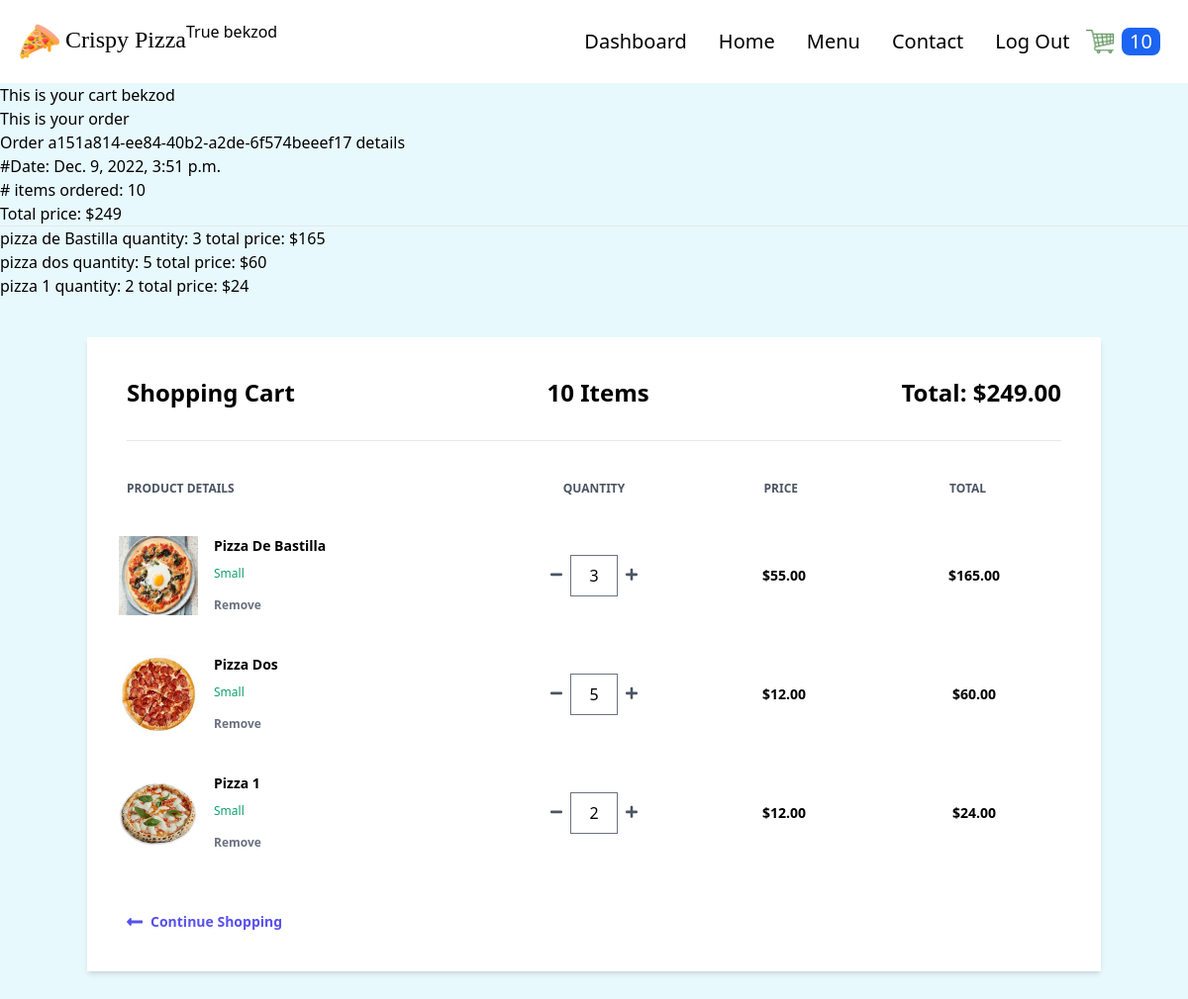
The app's page /cart/ (signed in) with its own data.
### order/models.py (models this page shows, shortened)
class Order(models.Model):
    customer = models.ForeignKey(
        User, on_delete=models.CASCADE)
    date_ordered = models.DateTimeField(auto_now_add=True)
    complete = models.BooleanField(default=False)
    transaction_id = models.UUIDField(
        primary_key=True, default=uuid.uuid4, editable=False)
    @property
    def get_cart_total(self):
        order_items = self.orderitem_set.all()
        total = sum([item.get_total for item in order_items])
        return total
    @property
    def get_cart_items(self):
        order_items = self.orderitem_set.all()
        total = sum([item.quantity for item in order_items])
        return total

class OrderItem(models.Model):
    product = models.ForeignKey(Product, on_delete=models.SET_NULL, null=True)
    order = models.ForeignKey(
        Order, on_delete=models.CASCADE, null=True, blank=True)
    quantity = models.IntegerField(default=0, null=True, blank=True)
    date_added = models.DateTimeField(auto_now_add=True)
    @property
    def get_total(self):
        total = self.product.price * self.quantity
        return total

### store/models.py (models this page shows, shortened)
class Product(models.Model):
    PRODUCT_TYPES = (
        ("Pizza", "pizza"),
        ("Nonpizza", "nonpizza")
    )
    id = models.UUIDField(primary_key=True, default=uuid.uuid4, editable=False)
    name = models.CharField(max_length=100)
    price = models.IntegerField()
    desc = models.TextField(max_length=500)
    image = models.ImageField(blank=True, upload_to='images')
    created_at = models.DateField(auto_now_add=True)
    updated_at = models.DateField(auto_now=True)
    product_type = models.CharField(max_length=10, choices=PRODUCT_TYPES)

### order/views.py (the view)
# urls.py: path('cart/', views.cart, name='cart'),
def cart(request):
    customer_order = Order.objects.filter(
        customer=request.user, complete=False)
    customer_items = OrderItem.objects.filter(
        order_id__in=customer_order)
    customer_order = customer_order[0]
    context = {"order": customer_order, "items": customer_items}
    return render(request, 'order/cart.html', context)

### store/context_processors.py (called while the page is built)
def get_cart_quantity(request):
    try:
        customer_order = Order.objects.filter(
            customer=request.user, complete=False)[0]
        number_of_items = customer_order.get_cart_items
    except:
        number_of_items = 0
    finally:
        return {
            'cart_quantity': number_of_items
        }

### order/templates/order/cart.html (shortened to what this page needs)
{% extends 'store/base.html' %} {% block content %} {% if not items %}
<h2>Cart is empty</h2>
{% else %}
<h1>This is your cart {{request.user}}</h1>
<h2>This is your order</h2>
<div>
  <h3>Order {{order.transaction_id}} details</h3>
  <p>#Date: {{order.date_ordered}}</p>
  <p># items ordered: {{order.get_cart_items}}</p>
  <p>Total price: ${{order.get_cart_total}}</p>
</div>
<hr />
{% for item in items%}
<h2>
  {{item.product.name}} quantity: {{item.quantity}} total price:
  ${{item.get_total}}
</h2>
{% endfor %} {% endif %}
<div class="container mx-auto mt-10">
  <div class="flex shadow-md my-10">
    <div class="w-full bg-white px-10 py-10">
      <div class="flex justify-between border-b pb-8">
        <h1 class="font-semibold text-2xl">Shopping Cart</h1>
        <h2 class="font-semibold text-2xl">{{order.get_cart_items}} Items</h2>
        <h2 class="font-semibold text-2xl">
          Total: ${{order.get_cart_total|floatformat:2}}
        </h2>
      </div>
      <div class="flex mt-10 mb-5">
        <h3 class="font-semibold text-gray-600 text-xs uppercase w-2/5">
          Product Details
        </h3>
        <h3
          class="font-semibold text-center text-gray-600 text-xs uppercase w-1/5 text-center"
        >
          Quantity
        </h3>
        <h3
          class="font-semibold text-center text-gray-600 text-xs uppercase w-1/5 text-center"
        >
          Price
        </h3>
        <h3
          class="font-semibold text-center text-gray-600 text-xs uppercase w-1/5 text-center"
        >
          Total
        </h3>
      </div>
      {% for item in items %}
      <div class="flex items-center hover:bg-gray-100 -mx-8 px-6 py-5">
        <div class="flex w-2/5">
          <div class="w-20">
            <img class="h-20" src="{{item.product.image.url}}" alt="" />
          </div>
          <div class="flex flex-col justify-between ml-4 flex-grow">
            <span class="font-bold text-sm">{{ item.product.name|title }}</span>
            <span class="text-green-500 text-xs">Small</span>
            <form
              action="{% url 'order:remove-from-cart' item.product.id %}"
              method="post"
            >
              <button
                type="submit"
                class="font-semibold hover:text-red-500 text-gray-500 text-xs"
              >
                Remove
              </button>
            </form>
          </div>
        </div>
        <div
          class="flex justify-center items-center w-1/5 individual-container"
        >
          <form
            action="{% url 'order:reduce-product-quantity' item.product.pk %}"
            method="post"
          >
            <button type="submit">
              <svg class="fill-current text-gray-600 w-3" viewBox="0 0 448 512">
                <path
                  d="M416 208H32c-17.67 0-32 14.33-32 32v32c0 17.67 14.33 32 32 32h384c17.67 0 32-14.33 32-32v-32c0-17.67-14.33-32-32-32z"
                />
              </svg>
            </button>
          </form>
          <input
            class="mx-2 border text-center w-12"
            type="text"
            value="{{item.quantity}}"
          />
          <form
            action="{% url 'order:add_to_cart' item.product.pk %}"
            method="post"
          >
            <button type="submit">
            </button>
          </form>
        </div>
        <span class="text-center w-1/5 font-semibold text-sm"
          >${{item.product.price|floatformat:2}}</span
        >
        <span class="text-center w-1/5 font-semibold text-sm"
          >${{item.get_total|floatformat:2}}</span
        >
      </div>
      {% endfor %}
      <a
        href="{% url 'store:products' %}"
        class="flex font-semibold text-indigo-600 text-sm mt-10"
      >
        <svg
          class="fill-current mr-2 text-indigo-600 w-4"
          viewBox="0 0 448 512"
        >
          <path
            d="M134.059 296H436c6.627 0 12-5.373 12-12v-56c0-6.627-5.373-12-12-12H134.059v-46.059c0-21.382-25.851-32.09-40.971-16.971L7.029 239.029c-9.373 9.373-9.373 24.569 0 33.941l86.059 86.059c15.119 15.119 40.971 4.411 40.971-16.971V296z"
          />
        </svg>
        Continue Shopping
      </a>
    </div>
  </div>
</div>
{% endblock %}

### store/templates/store/base.html (shortened to what this page needs)
{% load static %}
<!DOCTYPE html>
<html lang="en">
  <head>
    <link rel="stylesheet" href="{% static 'store/src/styles.css' %}" />
  </head>
  <body class="m-0 p-0 bg-dimly-blue">
    <nav class="p-5 bg-white flex">
      <div class="flex justify-between items-center">
        <a href="{% url 'store:products' %}">
          <span class="text-2xl font-[Poppins] cursor-pointer">
            <img
              class="h-10 inline"
              src="{% static 'store/images/pizza.png' %}"
            />
            Crispy Pizza
          </span>
        </a>
      </div>
      <h2>{{user.is_superuser}} {{user.username}}</h2>
      <ul class="flex ml-auto items-center">
        {% if user.is_superuser %}
        <li class="text-xl mx-4 hover:text-cyan-500 duration-500">
          <a href="{% url 'store:dashboard' %}">Dashboard</a>
        </li>
        {% endif %}
        <li class="text-xl mx-4 hover:text-cyan-500 duration-500">
          <a href="{% url 'store:products' %}">Home</a>
        </li>
        <li class="text-xl mx-4 hover:text-cyan-500 duration-500">
          <a href="">Menu</a>
        </li>
        <li class="text-xl mx-4 hover:text-cyan-500 duration-500">
          <a href="">Contact</a>
        </li>
        {% if user.is_authenticated %}
        <li class="text-xl mx-4 hover:text-cyan-500 duration-500">
          <a href="{% url 'users:logout' %}">Log Out</a>
        </li>
        {% else %}
        <li class="text-xl mx-4 hover:text-cyan-500 duration-500">
          <a href="{% url 'users:login' %}">Log In</a>
        </li>
        {% endif %}
        <li>
          <a href="{% url 'order:cart' %}">
            <img
              class="h-6"
              src="{% static 'store/images/cart.png' %}"
              alt="cart"
            />
          </a>
        </li>
        <li class="p-2">
          <div class="bg-blue-600 rounded-lg px-2">
            <p class="text-xl text-white">{{cart_quantity}}</p>
          </div>
        </li>
      </ul>
    </nav>
    {% block content %} {% endblock %}
  </body>
</html>

### records on screen
Order: transaction_id "a151a814-ee84-40b2-a2de-6f574beeef17", date_ordered "Dec. 9, 2022, 3:51 p.m.", get_cart_items "10", get_cart_total "249", get_cart_total "249.00"
OrderItem: product.name "pizza de Bastilla", quantity "3", get_total "165", product.image (picture), product.name "Pizza De Bastilla", product.price "55.00", get_total "165.00"
OrderItem: product.name "pizza dos", quantity "5", get_total "60", product.image (picture), product.name "Pizza Dos", product.price "12.00", get_total "60.00"
OrderItem: product.name "pizza 1", quantity "2", get_total "24", product.image (picture), product.name "Pizza 1", product.price "12.00", get_total "24.00"

### other values on screen
{{ user.is_superuser }} "True"
{{ user.username }} "bekzod"
{{ cart_quantity }} "10"
{{ request.user }} "bekzod"
